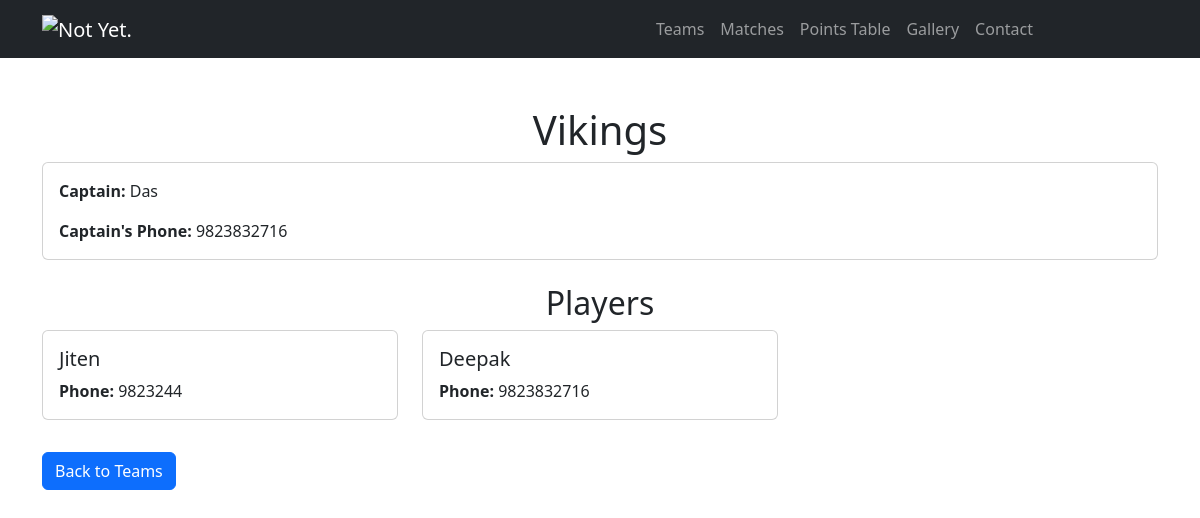
The app's page /teams/vikings/ with its own data.
### tournaments/models.py (models this page shows, shortened)
class Team(models.Model):
    name = models.CharField(max_length=100)
    captain_name = models.CharField(max_length=100)
    captain_phone_number = models.CharField(max_length=15)
    points = models.IntegerField(default=0)
    team_slug = AutoSlugField(populate_from= 'name', unique= True, null= True, default=None)

class Player(models.Model):
    name = models.CharField(max_length=100)
    phone_number = models.CharField(max_length=15)
    team = models.ForeignKey(Team, on_delete=models.CASCADE, related_name='players')

### tournaments/views.py (the view)
# urls.py: path('teams/', views.teams_list, name="teams_list"),
def teams(request, slug):
    team = get_object_or_404(Team, team_slug=slug)
    return render(request, 'team_detail.html', {'team': team})

### tournaments/templates/team_detail.html
{% extends 'base.html' %}
{% block content %}
{% load static %}
<div class="container mt-5">
    <h1 class="text-center">{{ team.name | capfirst }}</h1>
    <div class="card mb-4">
        <div class="card-body">
            <p class="card-text"><strong>Captain:</strong> {{ team.captain_name | capfirst }}</p>
            <p class="card-text"><strong>Captain's Phone:</strong> {{ team.captain_phone_number }}</p>
        </div>
    </div>
    <h2 class="text-center mt-4">Players</h2>
    <div class="row">
        {% if team.players.all %}
            {% for player in team.players.all %}
            <div class="col-md-4">
                <div class="card mb-3">
                    <div class="card-body">
                        <h5 class="card-title">{{ player.name | capfirst }}</h5>
                        <p class="card-text"><strong>Phone:</strong> {{ player.phone_number }}</p>
                    </div>
                </div>
            </div>
            {% endfor %}
        {% else %}
            <p class="text-center">No players have been added to this team yet.</p>
        {% endif %}
    </div>
    <a class="btn btn-primary mt-3" href="/teams/">Back to Teams</a>
</div>
{% endblock %}

### records on screen
Team: name "Vikings", captain_name "Das", captain_phone_number "9823832716"
Player: name "Jiten", phone_number "9823244"
Player: name "Deepak", phone_number "9823832716"
